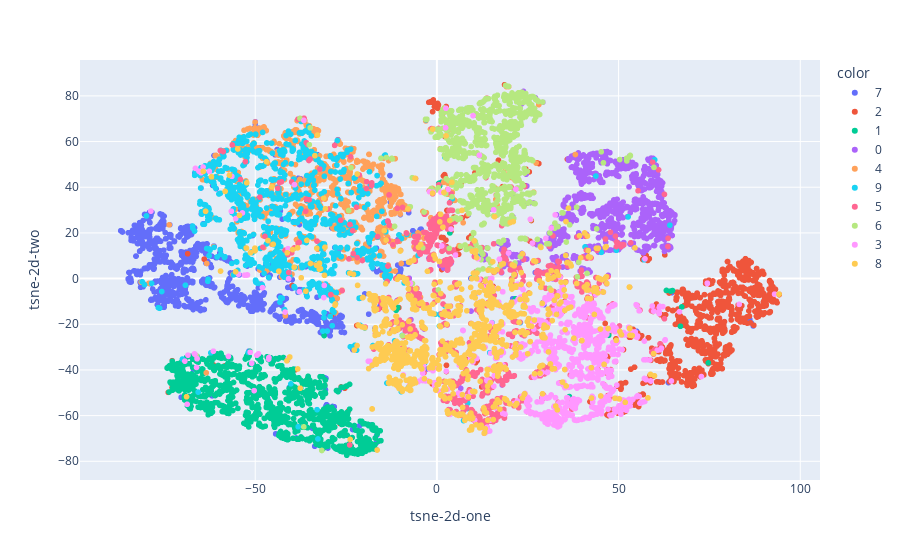

Notebook code for this chart:
### Code cell
tsne = TSNE(n_components=2)
tsne_results = tsne.fit_transform(encoded_samples.drop(['label'],axis=1))

fig = px.scatter(tsne_results, x=0, y=1, color=encoded_samples.label.astype(str),labels={'0': 'tsne-2d-one', '1': 'tsne-2d-two'})
fig.show()

### Figure 1 — Plotly figure (JSON) as saved in the notebook; plotly's stock layout.template omitted (floating-point values rounded to 4 significant figures; data arrays with more than 128 entries replaced by an {"elided": "..."} marker saying what was removed)
{"data": [{"hovertemplate": "color=7<br>tsne-2d-one=%{x}<br>tsne-2d-two=%{y}<extra></extra>", "legendgroup": "7", "marker": {"color": "#636efa", "symbol": "circle"}, "mode": "markers", "name": "7", "showlegend": true, "type": "scattergl", "x": {"elided": "1028 float values"}, "xaxis": "x", "y": {"elided": "1028 float values"}, "yaxis": "y"}, {"hovertemplate": "color=2<br>tsne-2d-one=%{x}<br>tsne-2d-two=%{y}<extra></extra>", "legendgroup": "2", "marker": {"color": "#EF553B", "symbol": "circle"}, "mode": "markers", "name": "2", "showlegend": true, "type": "scattergl", "x": {"elided": "1032 float values"}, "xaxis": "x", "y": {"elided": "1032 float values"}, "yaxis": "y"}, {"hovertemplate": "color=1<br>tsne-2d-one=%{x}<br>tsne-2d-two=%{y}<extra></extra>", "legendgroup": "1", "marker": {"color": "#00cc96", "symbol": "circle"}, "mode": "markers", "name": "1", "showlegend": true, "type": "scattergl", "x": {"elided": "1135 float values"}, "xaxis": "x", "y": {"elided": "1135 float values"}, "yaxis": "y"}, {"hovertemplate": "color=0<br>tsne-2d-one=%{x}<br>tsne-2d-two=%{y}<extra></extra>", "legendgroup": "0", "marker": {"color": "#ab63fa", "symbol": "circle"}, "mode": "markers", "name": "0", "showlegend": true, "type": "scattergl", "x": {"elided": "980 float values"}, "xaxis": "x", "y": {"elided": "980 float values"}, "yaxis": "y"}, {"hovertemplate": "color=4<br>tsne-2d-one=%{x}<br>tsne-2d-two=%{y}<extra></extra>", "legendgroup": "4", "marker": {"color": "#FFA15A", "symbol": "circle"}, "mode": "markers", "name": "4", "showlegend": true, "type": "scattergl", "x": {"elided": "982 float values"}, "xaxis": "x", "y": {"elided": "982 float values"}, "yaxis": "y"}, {"hovertemplate": "color=9<br>tsne-2d-one=%{x}<br>tsne-2d-two=%{y}<extra></extra>", "legendgroup": "9", "marker": {"color": "#19d3f3", "symbol": "circle"}, "mode": "markers", "name": "9", "showlegend": true, "type": "scattergl", "x": {"elided": "1009 float values"}, "xaxis": "x", "y": {"elided": "1009 float values"}, "yaxis": "y"}, {"hovertemplate": "color=5<br>tsne-2d-one=%{x}<br>tsne-2d-two=%{y}<extra></extra>", "legendgroup": "5", "marker": {"color": "#FF6692", "symbol": "circle"}, "mode": "markers", "name": "5", "showlegend": true, "type": "scattergl", "x": {"elided": "892 float values"}, "xaxis": "x", "y": {"elided": "892 float values"}, "yaxis": "y"}, {"hovertemplate": "color=6<br>tsne-2d-one=%{x}<br>tsne-2d-two=%{y}<extra></extra>", "legendgroup": "6", "marker": {"color": "#B6E880", "symbol": "circle"}, "mode": "markers", "name": "6", "showlegend": true, "type": "scattergl", "x": {"elided": "958 float values"}, "xaxis": "x", "y": {"elided": "958 float values"}, "yaxis": "y"}, {"hovertemplate": "color=3<br>tsne-2d-one=%{x}<br>tsne-2d-two=%{y}<extra></extra>", "legendgroup": "3", "marker": {"color": "#FF97FF", "symbol": "circle"}, "mode": "markers", "name": "3", "showlegend": true, "type": "scattergl", "x": {"elided": "1010 float values"}, "xaxis": "x", "y": {"elided": "1010 float values"}, "yaxis": "y"}, {"hovertemplate": "color=8<br>tsne-2d-one=%{x}<br>tsne-2d-two=%{y}<extra></extra>", "legendgroup": "8", "marker": {"color": "#FECB52", "symbol": "circle"}, "mode": "markers", "name": "8", "showlegend": true, "type": "scattergl", "x": {"elided": "974 float values"}, "xaxis": "x", "y": {"elided": "974 float values"}, "yaxis": "y"}], "layout": {"legend": {"title": {"text": "color"}, "tracegroupgap": 0}, "margin": {"t": 60}, "xaxis": {"anchor": "y", "domain": [0, 1], "title": {"text": "tsne-2d-one"}}, "yaxis": {"anchor": "x", "domain": [0, 1], "title": {"text": "tsne-2d-two"}}}}
